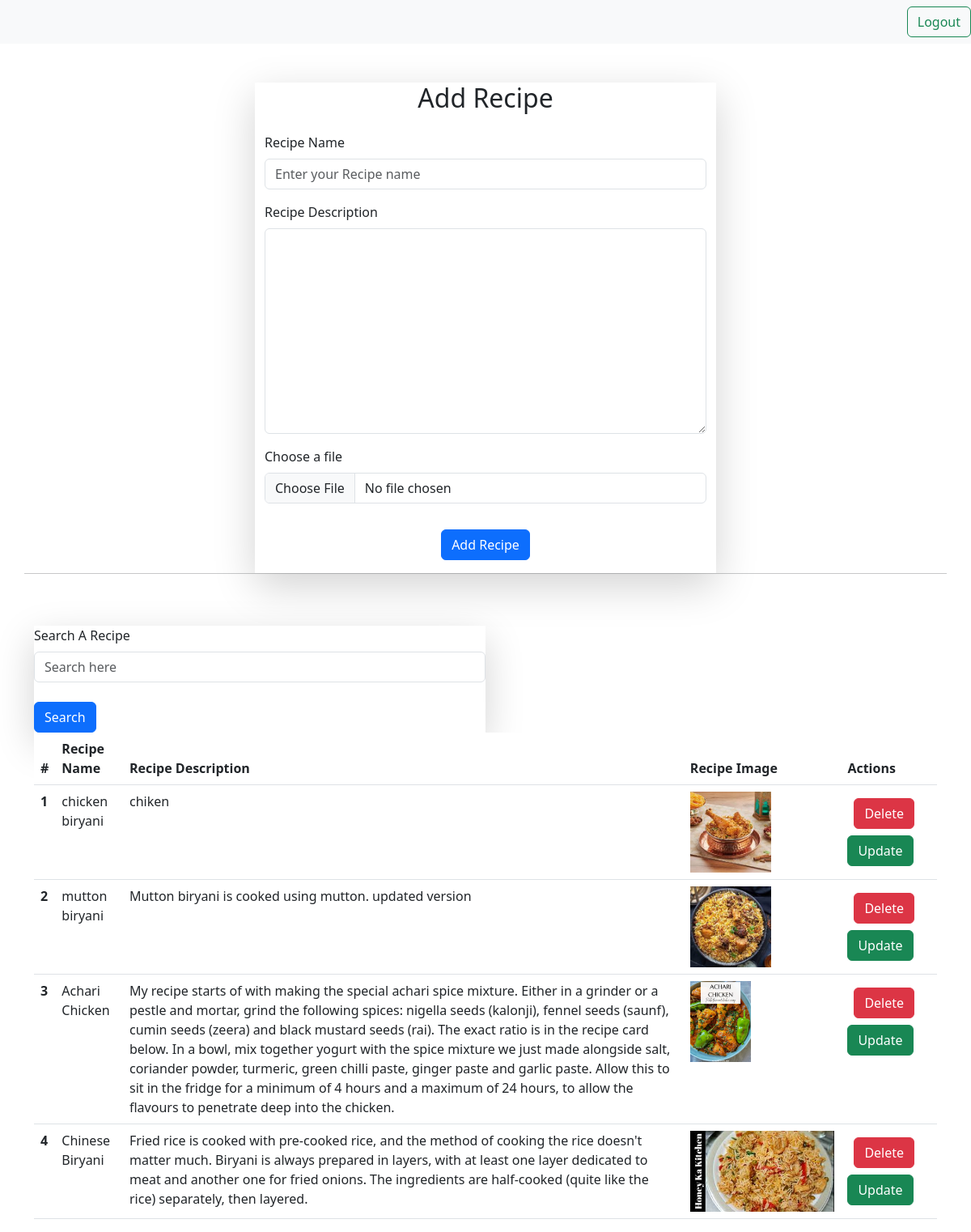
Page /recipe/ (signed in) on the earlier database version.
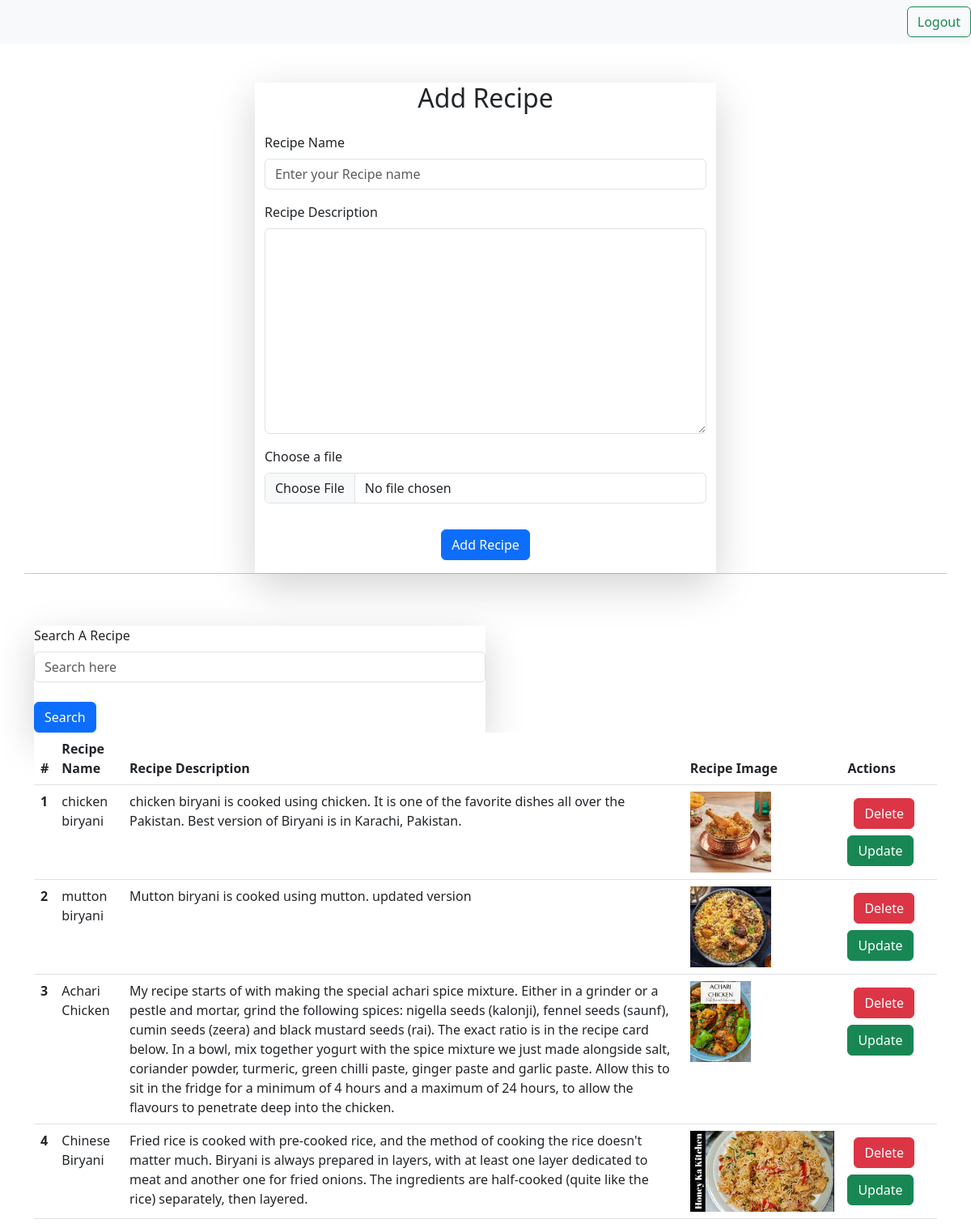
Same page on the later database version.
### recipe/models.py (models this page shows)
class recipe(models.Model):
    user = models.ForeignKey(User, on_delete=models.CASCADE, null=True)
    recipe_name = models.CharField(max_length=50)
    recipe_desc = models.TextField()
    recipe_image = models.FileField(upload_to='recipe/', max_length=250, null=True, default=None)

### recipe/views.py (the view, shortened to what this page needs)
# urls.py: path('recipe/', recipes),
def recipes(request):
    if request.user.is_authenticated:
        recipe_obj = recipe.objects.all()
        if request.method == 'GET':
            if request.GET.get('search'):
                recipe_obj = recipe.objects.filter(recipe_name__icontains = request.GET.get('search'))
                data = {
                    'recipes':recipe_obj
                }
                return render(request, 'recipe.html', data)
        recipes = recipe.objects.all()
        data = {'recipes':recipes}
        return render(request, 'recipe.html', data)
    return redirect('/login/')

### recipe/templates/recipe.html (shortened to what this page needs)
{% extends 'base.html'%}
{% block body %}
<div class="container">
    <div class="row justify-content-center">
      <div class="col-md-6 mt-5 shadow-lg">
        <h2 class="text-center mb-4">Add Recipe</h2>
        <form method="post" action="" enctype="multipart/form-data">
          <div class="mb-3">
            <label for="name" class="form-label">Recipe Name</label>
            <input type="text" class="form-control" id="name" name="recipe_name" placeholder="Enter your Recipe name">
          </div>
          <div class="mb-3">
            <label for="email" class="form-label">Recipe Description</label>
            <textarea name="recipe_desc" id="" cols="30" rows="10" class="form-control"></textarea>
          </div>
          <div class="mb-3">
            <label for="name" class="form-label">Choose a file</label>
            <input type="file" class="form-control" id="image" name="recipe_image" >
          </div>
          <div class="text-center p-3">
            <button type="submit" class="btn btn-primary">Add Recipe</button>
          </div>
        </form>
      </div>
      <br><hr>
      <div>
        <form >
            <div class="col-md-6 mt-5 shadow-lg">
                <label for="name" class="form-label">Search A Recipe</label>
                <input type="text" class="form-control" id="image" name="search" placeholder="Search here" ><br>
                <button type="submit" class="btn btn-primary">Search</button>
            </div>
        </form>
      </div>
      <div>
        <table class="table">
            <thead>
              <tr>
                <th scope="col">#</th>
                <th scope="col">Recipe Name</th>
                <th scope="col">Recipe Description</th>
                <th scope="col">Recipe Image</th>
                <th scope="col">Actions</th>
              </tr>
            </thead>
            <tbody>
                {% for i in recipes %}
              <tr>
                <th scope="row">{{forloop.counter}}</th>
                <td>{{i.recipe_name}}</td>
                <td>{{i.recipe_desc}}</td>
                {% if i.recipe_image != NULL %}
                <td><img src="/media/{{i.recipe_image}}" alt="" style="height: 100px;"></td>
                {% endif %}
                <td>
                    <a href="/delete-recipe/{{i.id}}" class="btn btn-danger m-2">Delete</a>
                    <a href="/update-recipe/{{i.id}}" class="btn btn-success">Update</a>
                </td>
              </tr>
                {% endfor %}
            </tbody>
          </table>
      </div>
    </div>
  </div>
{% endblock %}

Differences in the rows shown:
changed recipe "chicken biryani": recipe_desc "chiken" → "chicken biryani is cooked using chicken. It is one of the favorite dishes all over the Pakistan. Best version of Biryani is in Karachi, Pakistan."
